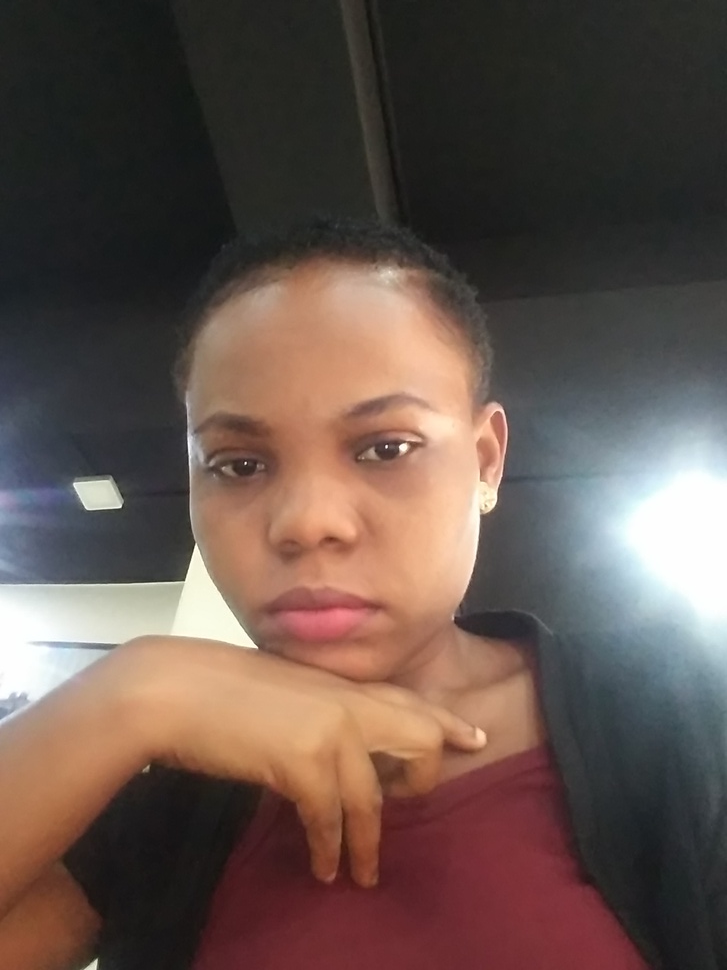
#> input picture Oluchi.jpg, 727 x 970 px, shrunk from 1920 x 2560 before the run
$ python image_manipulation.py
#> lines starting #> are read from the running program, lines starting #| are printed output that depends on the picture; after the words box and inside, x2 and y2 are one past the last pixel; in counts of white or black regions, pixels touching at a corner belong together
import cv2

img = cv2.imread("Oluchi.jpg")
#> img is the input picture: shape (970, 727, 3); mean B, G, R 76.2, 83.4, 101.2

cv2.imwrite("OluchiCopy.png",img) # save image as png

cv2.imshow("AI_Master_Class", img)


gray_img = cv2.cvtColor(img, cv2.COLOR_BGR2GRAY) # convert image to grey
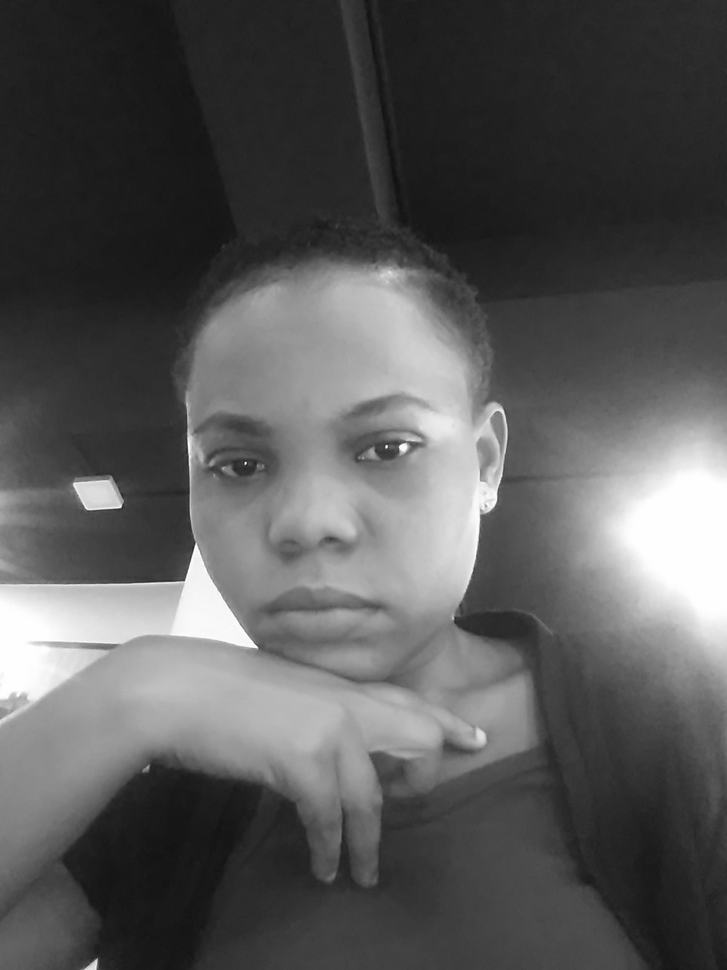
#> gray_img: shape (970, 727); min 17, max 255, mean 87.9

cv2.imwrite("Oluchi_gray.png", gray_img)

cv2.imshow("Orig", img)
cv2.imshow("Gray", gray_img)

# convert threshhold image(black and white)

thresh_img = cv2.threshold(gray_img, 190,255, cv2.THRESH_BINARY)[1]
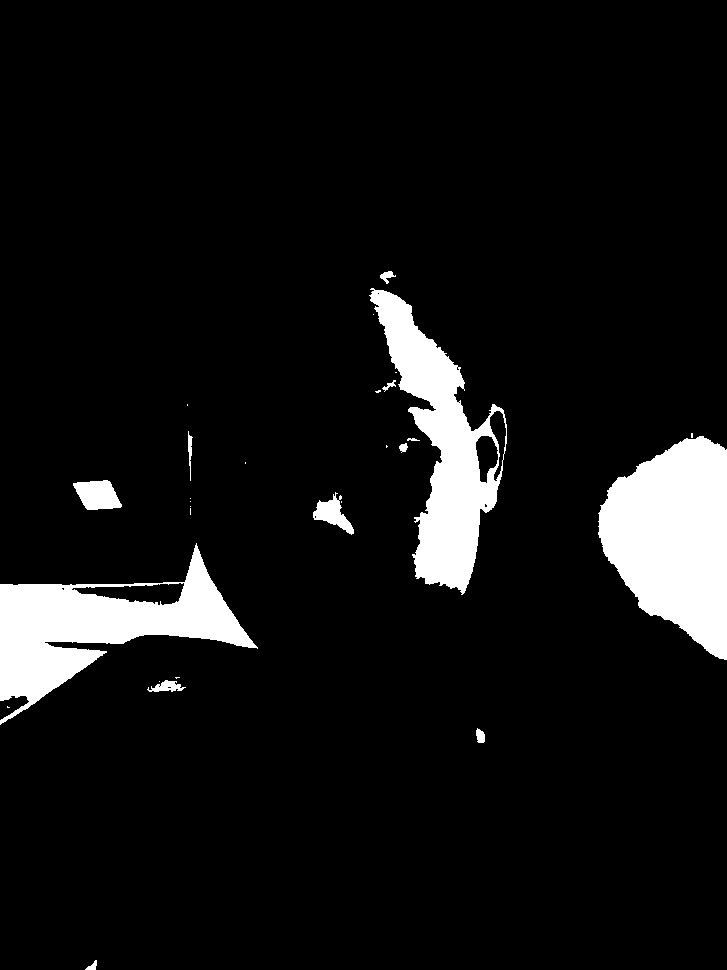
#> thresh_img: shape (970, 727); 7.8% white; 28 white regions (15 under 20 px), largest, box (x1, y1, x2, y2) and area: (598, 436, 727, 660) 19938, (0, 543, 258, 725) 16810, (369, 288, 507, 595) 15626
cv2.imwrite("Oluchi_threshold.jpg", thresh_img)

thresh_img2 = cv2.threshold(gray_img, 100,255, cv2.THRESH_BINARY)[1]
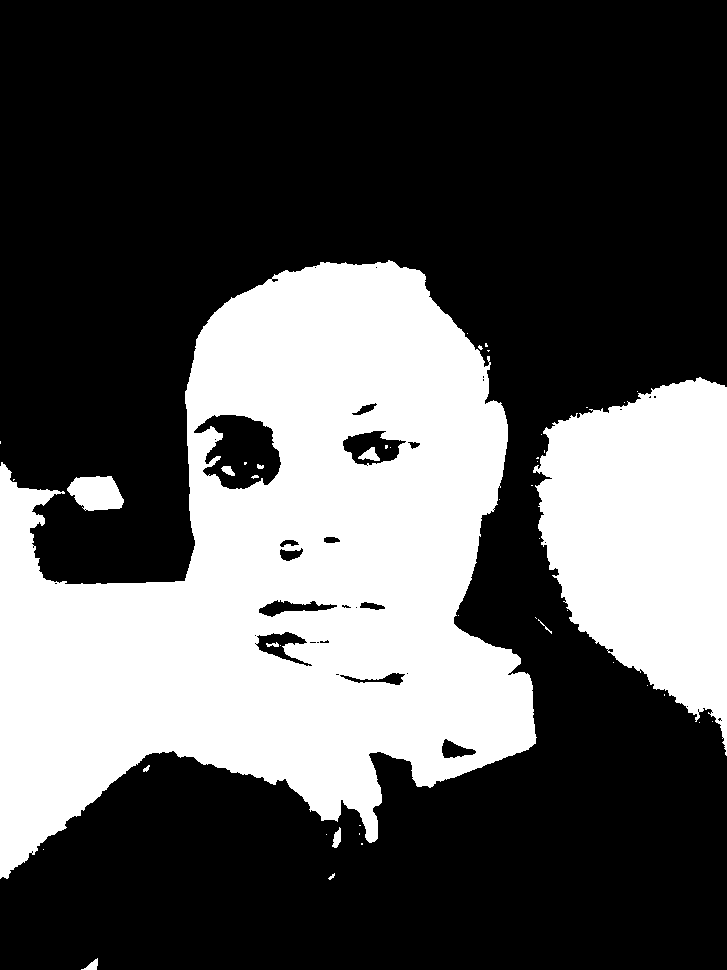
#> thresh_img2: shape (970, 727); 34.1% white; 46 white regions (33 under 20 px), largest, box (x1, y1, x2, y2) and area: (0, 260, 537, 879) 189213, (533, 377, 727, 756) 48806, (67, 476, 124, 511) 1495
cv2.imwrite("Oluchi_threshold2.jpg", thresh_img2)

thresh_img3 = cv2.threshold(gray_img, 90,255, cv2.THRESH_BINARY)[1]
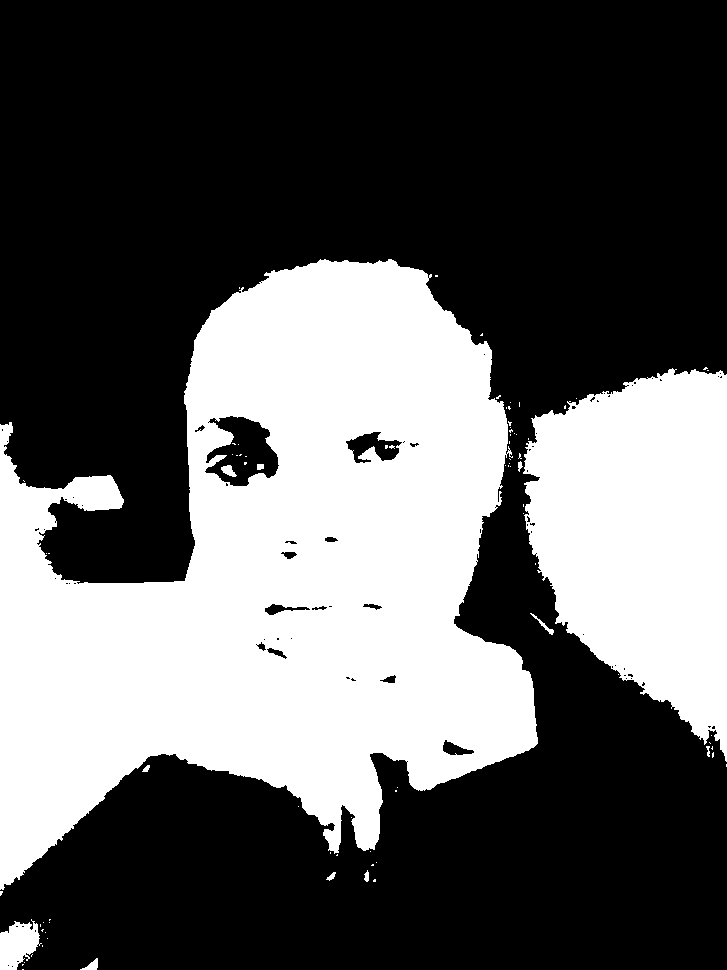
#> thresh_img3: shape (970, 727); 36.7% white; 82 white regions (70 under 20 px), largest, box (x1, y1, x2, y2) and area: (0, 259, 538, 890) 200868, (523, 368, 727, 762) 56058, (0, 919, 42, 970) 1407
cv2.imwrite("Oluchi_threshold3.jpg", thresh_img3)

thresh_img4 = cv2.threshold(gray_img, 60,255, cv2.THRESH_BINARY)[1]
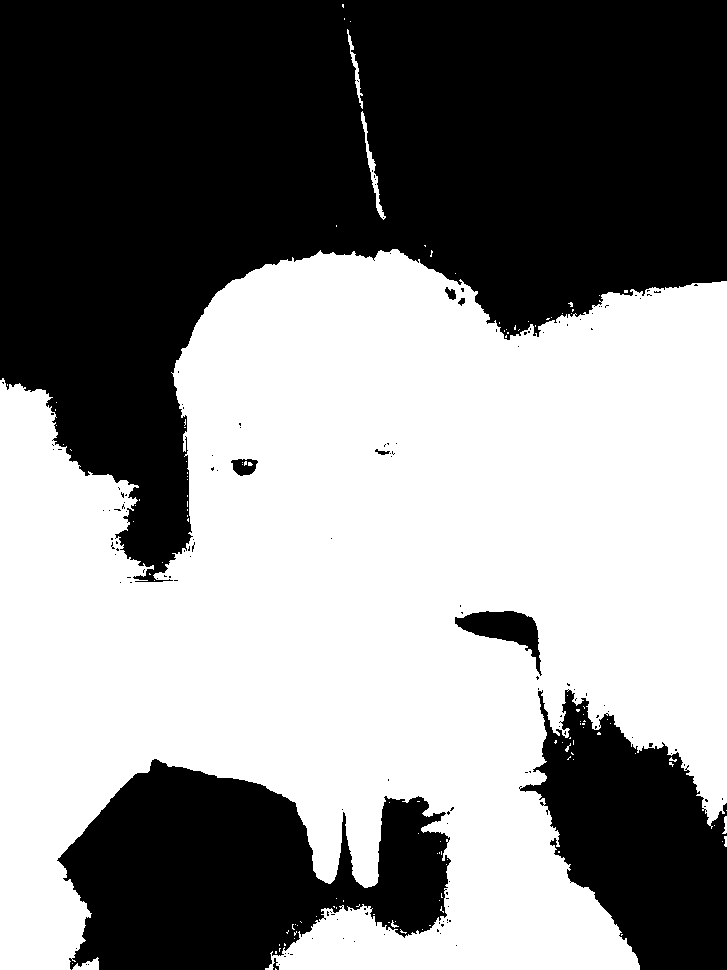
#> thresh_img4: shape (970, 727); 53.1% white; 147 black regions (138 under 20 px), largest, box (x1, y1, x2, y2) and area: (0, 0, 727, 582) 242135, (57, 759, 451, 970) 52231, (519, 689, 727, 970) 33519
cv2.imwrite("Oluchi_threshold4.jpg", thresh_img4)

thresh_img5 = cv2.threshold(gray_img, 75,255, cv2.THRESH_BINARY)[1]
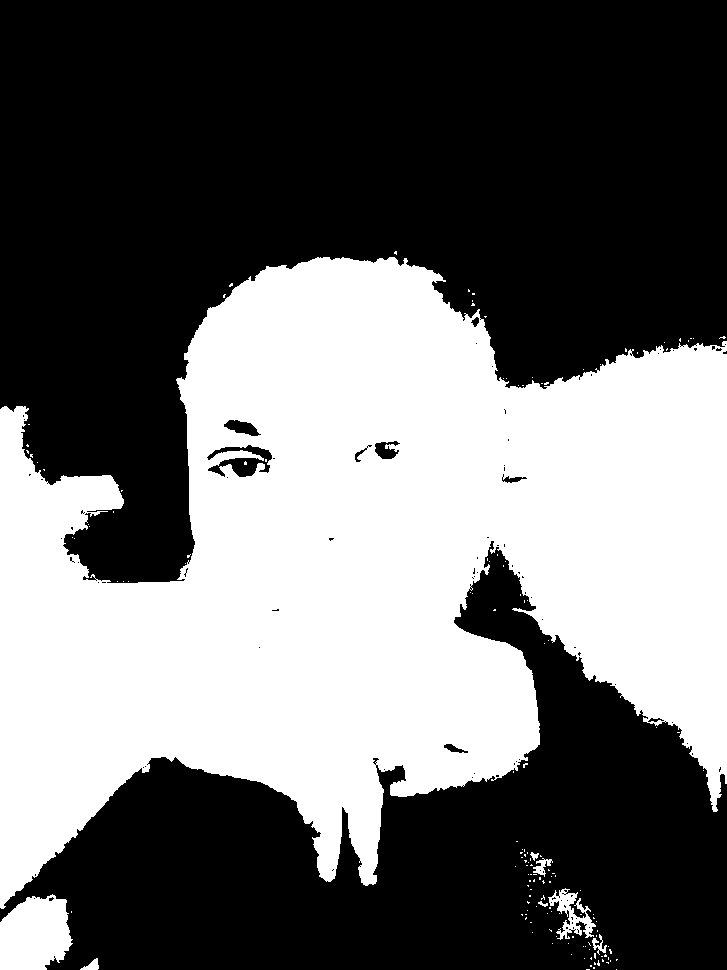
#> thresh_img5: shape (970, 727); 42.1% white; 149 white regions (141 under 20 px), largest, box (x1, y1, x2, y2) and area: (0, 257, 727, 909) 290887, (0, 894, 73, 970) 4385, (548, 888, 596, 940) 950
cv2.imwrite("Oluchi_threshold5.jpg", thresh_img5)


cv2.waitKey(0)

cv2.destroyAllWindows()
